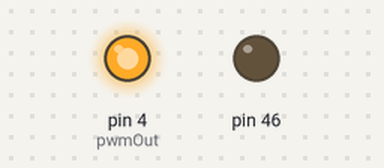
Simulated run of this sketch. Board: Arduino Mega 2560, built with avr-gcc and run on an emulated ATmega2560. Shown: output pins drawn as LEDs (lit = HIGH). What the sketch prints to the serial monitor is not drawn.

Above: at 0.1 s.
Timing chart, 0 to 1.6 s (numbered marks = the images above):
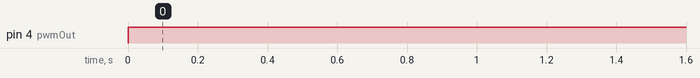

The sketch:

FuelGauge.ino
```cpp
int pwmOut = 4;

void setup() {
  Serial.begin(57600);
  pinMode(pwmOut, OUTPUT);
  pinMode(46, OUTPUT);
}

int h = 10;

void loop() {
//    rotating();
  fix();
}

void rotating() {
  //  while (!Serial.available()) {}
  //  Serial.read();
  if (h < 0)
    h = 10;
  int val = map(h, 0, 10, 20, 255);
  Serial.println(val);
  analogWrite(pwmOut, val);
  delay(1000);
  h--;
}

void fix() {
  int val = map(h, 0, 10, 10, 255);
  Serial.println(val);
  analogWrite(pwmOut, val);
  delay(1000);
}
```

Measured:
- by itself, pin 4 (pwmOut): LOW → HIGH at 0.00 s
